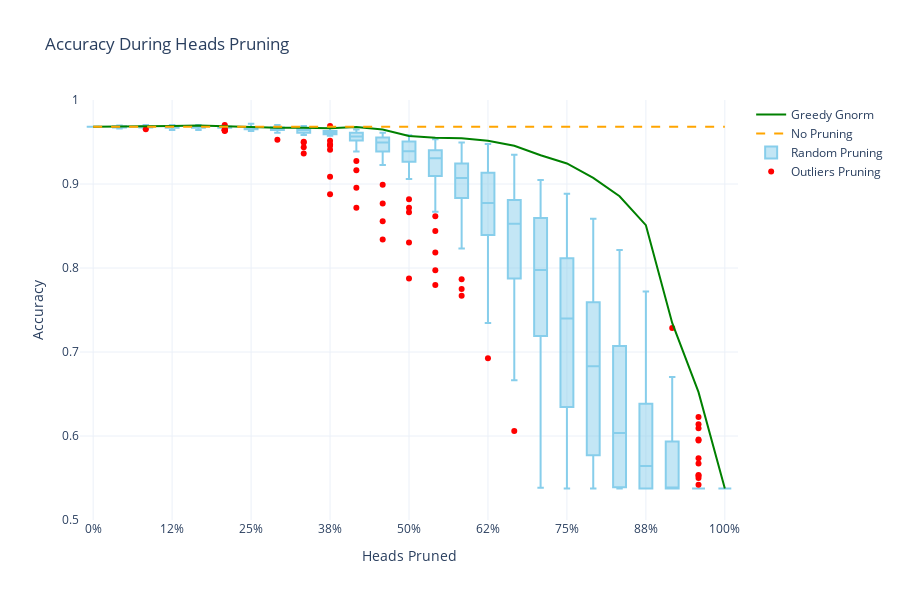

The notebook cell saved with this chart:
### Code cell
import plotly.graph_objects as go
import numpy as np

# 路径到数据文件
box_data_path = "experiments_results/BERTrandompruned_heads_data_50x25_2group.xlsx"
line_data_path = "experiments_results/pruned_heads_accuracy(BERT)basedonGreedyGnorm.csv"

# 读取箱线图数据 (50x25)
box_df = pd.read_excel(box_data_path)

# 读取折线图数据 (144 个点用于修剪 1 到 144 个头)
line_df = pd.read_csv(line_data_path, header=None)
line_data = line_df.squeeze()  # 转换为 Series

# 确保数据对齐，通过选择正确的行和列
heads_pruned = box_df["Heads Pruned"]
box_data = box_df.drop(columns=["Heads Pruned"]).values  # 获取 50 x 25 的箱线图数据

# 从折线图数据中选择每第 6 个点，以匹配箱线图的 x 轴比例
line_data_sampled = line_data.iloc[1::6].reset_index(drop=True)

# 计算用于 x 轴标签的修剪百分比
percent_pruned = (heads_pruned / 144 * 100).round(0).astype(int)


# Generate data
np.random.seed(0)
heads_pruned = np.arange(0, 150, 6)
accuracy_no_pruning = 0.968226706741091
accuracy_greedyGnorm = [float(_) for _ in list(line_data_sampled[1])]
accuracy_random = box_data

# Calculate percentage pruned for x-axis labels
percent_pruned = ((heads_pruned / 144) * 100).round(0).astype(int)

# Create figure
fig = go.Figure()

# A* Search line
fig.add_trace(go.Scatter(x=heads_pruned, y=accuracy_greedyGnorm, mode='lines', name='Greedy Gnorm', line=dict(color='green')))

# No Pruning line
fig.add_trace(go.Scatter(x=[heads_pruned[0], heads_pruned[-1]], y=[accuracy_no_pruning, accuracy_no_pruning],
                         mode='lines', name='No Pruning', line=dict(color='orange', dash='dash')))

# Random pruning box plot
for i, h in enumerate(heads_pruned):
    fig.add_trace(go.Box(y=accuracy_random[i], x=[h] * len(accuracy_random[i]), name='Random Pruning',
                         marker_color='red', showlegend=(i == 0), line=dict(color='skyblue')))

fig.add_trace(go.Scatter(
    x=[None], y=[None],  # 使用 None 作为 x 和 y 值，使其不会显示在图中
    mode='markers',
    marker=dict(color='red'),
    name='Outliers Pruning'  # 设置图例标签
))

fig.update_layout(
    title="Accuracy During Heads Pruning",
    xaxis_title="Heads Pruned",
    yaxis_title="Accuracy",
    xaxis=dict(
        showgrid=True,
        tickvals=heads_pruned[::3],
        ticktext=[f"{p}%" for h, p in zip(heads_pruned[::3], percent_pruned[::3])],
        tickmode='array'
    ),
    yaxis=dict(showgrid=True, range=[0.5, 1.0]),  # 调整 y 轴的范围
    template="plotly_white",
    width=900,  # 设置图的宽度
    height=600   # 设置图的高度
)

fig.show()
